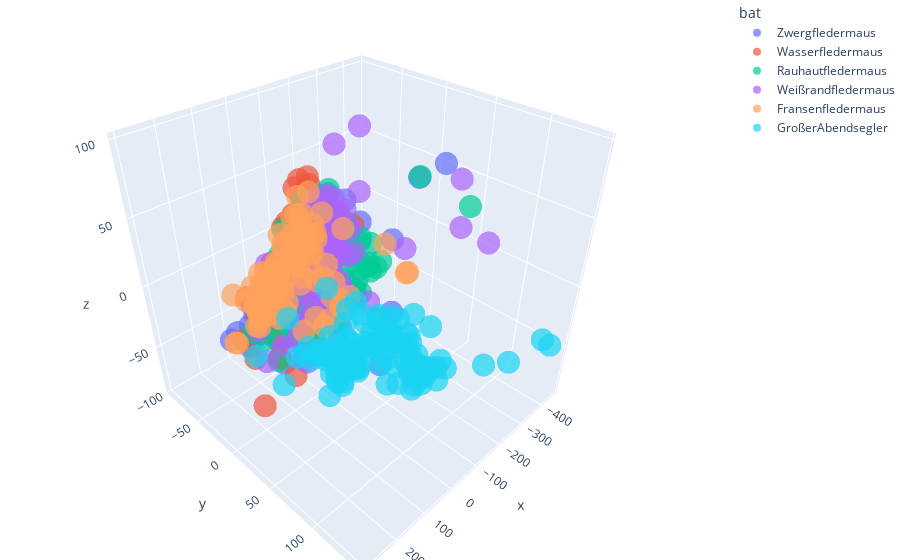

Notebook cell for this chart:
### Markdown cell above
##### Plot 3D PCA exklusive Rauschen

### Code cell
df = px.data.iris()
fig = px.scatter_3d(only_bat_reduced_data_3D, x='x', y='y', z='z', color='bat', 
                    opacity=0.7)
fig.update_layout(margin=dict(l=0, r=0, b=0, t=0))
fig.show()
